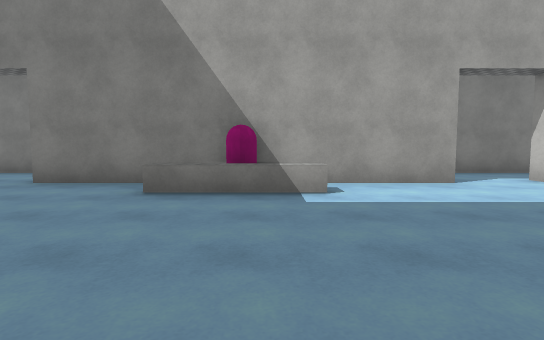
[1] (above)

24 first-person views from a walk through a scene from a Unity 3-D project. The camera is 1.2 m above the floor, tilts 4° down and sees 85° across. The floor is counted in squares, 2 m on a side. Each view is taken from the middle of a square. On the plan, view 1 faces up. The plan holds only what a view shows up to about 9 squares ahead; the rest is blank. The place goes on beyond the plan. The player character is not drawn. Surface patterns are stand-ins for the level's own textures.

[2]
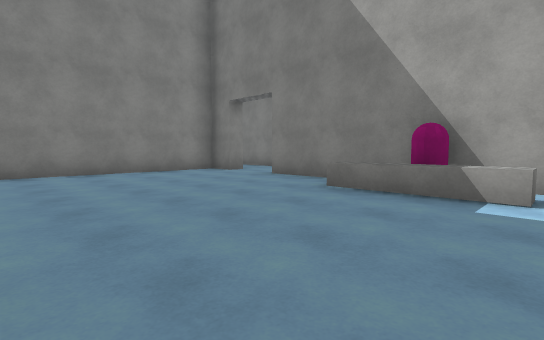

[3]
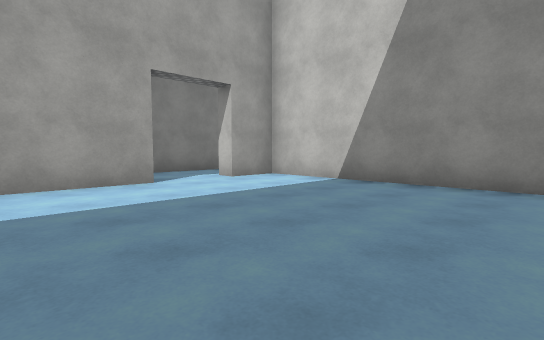

[4]
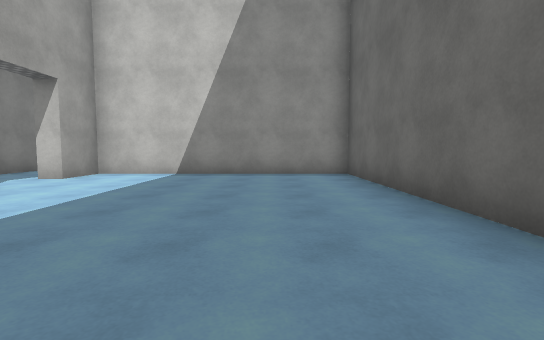

[5]
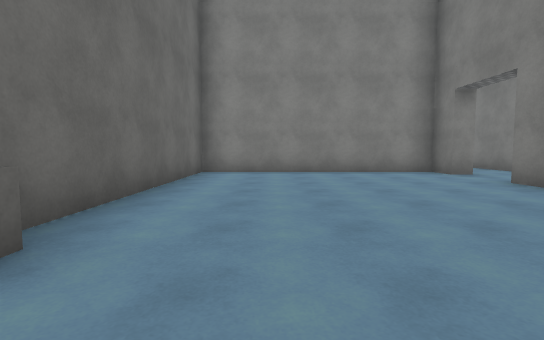

[6]
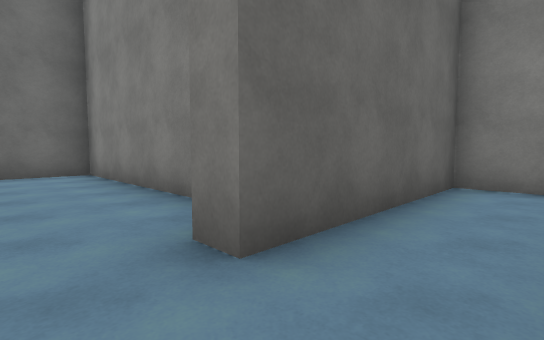

[7]
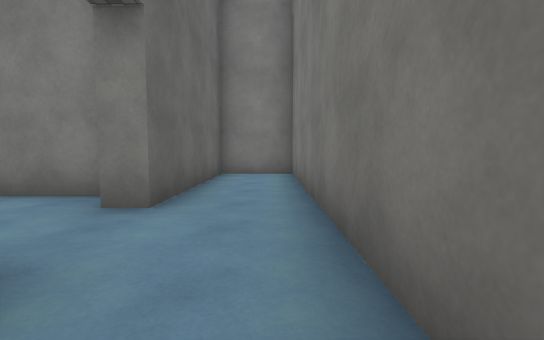

[8]
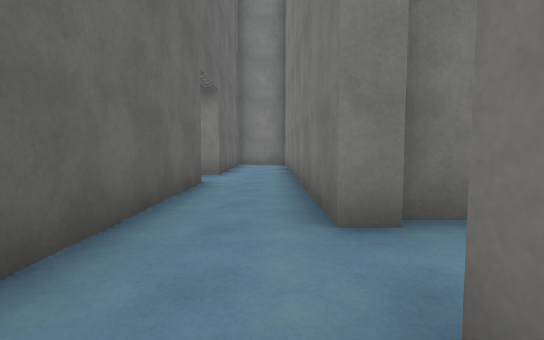

[9]
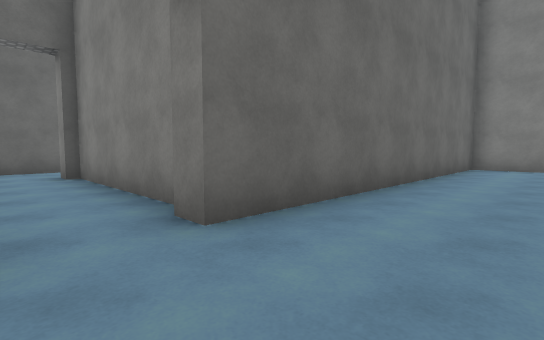

[10]
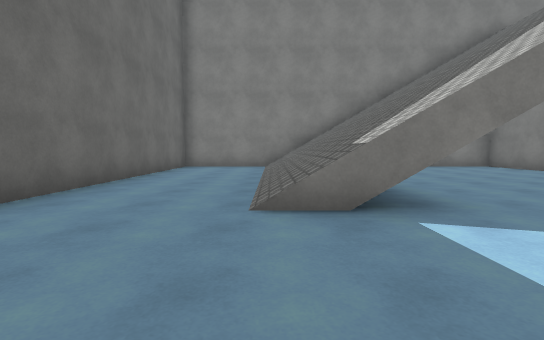

[11]
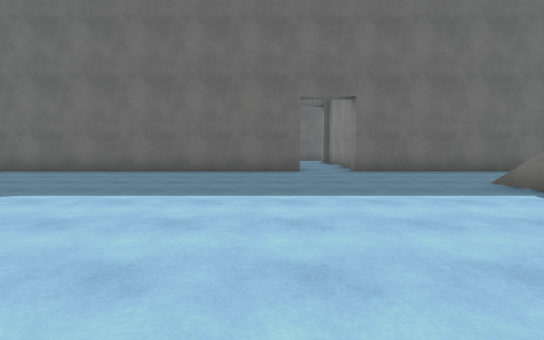

[12]
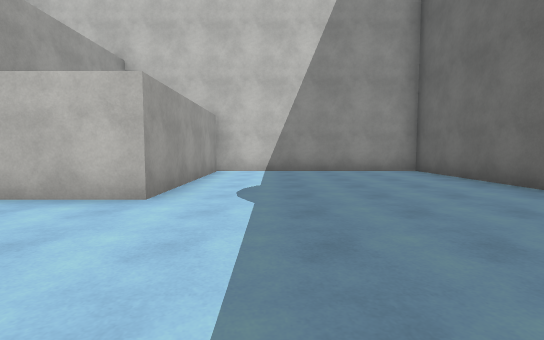

[13]
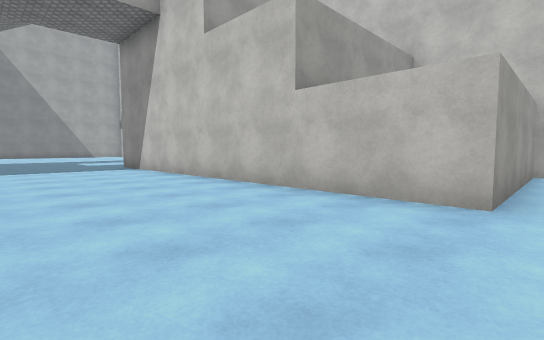

[14]
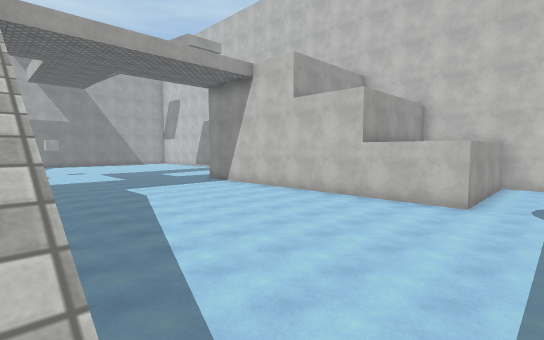

[15]
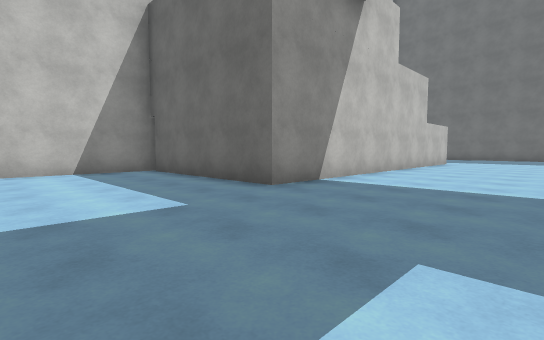

[16]
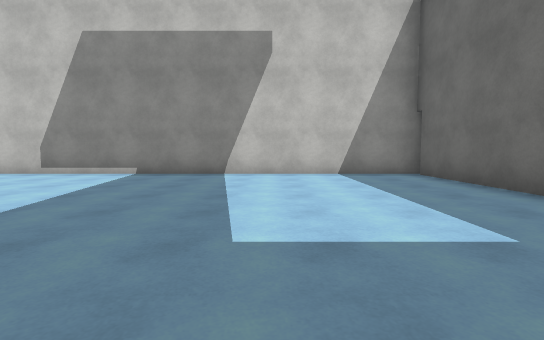

[17]
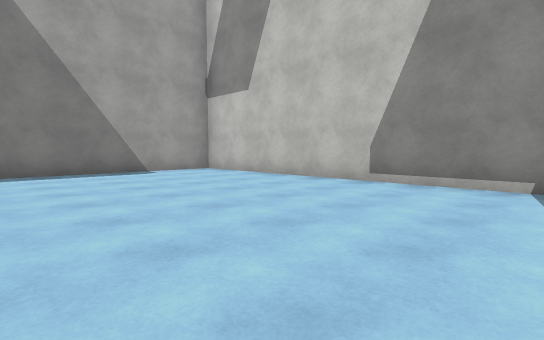

[18]
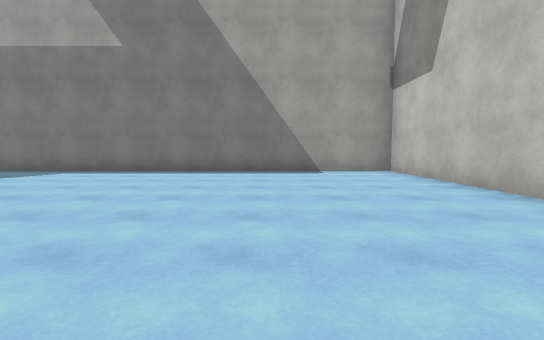

[19]
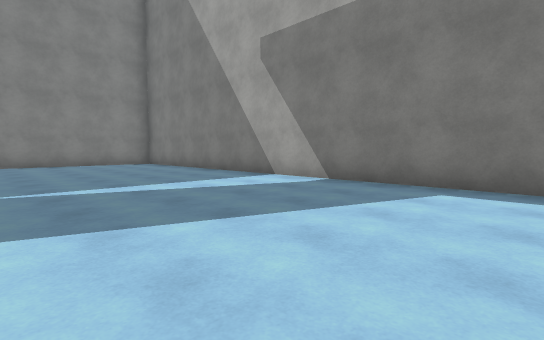

[20]
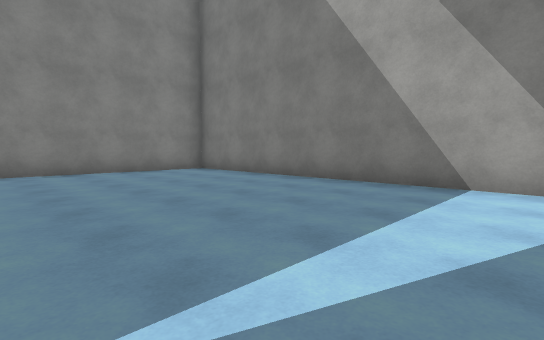

[21]
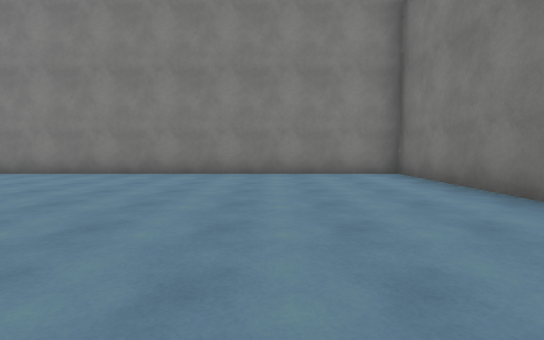

[22]
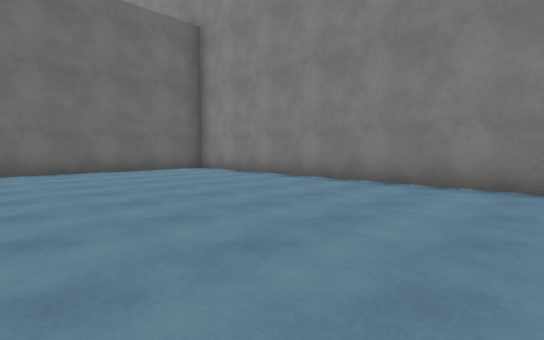

[23]
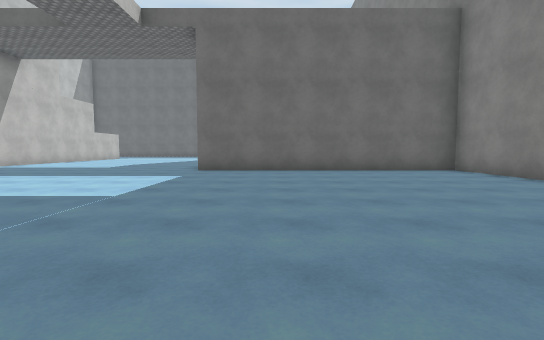

[24]
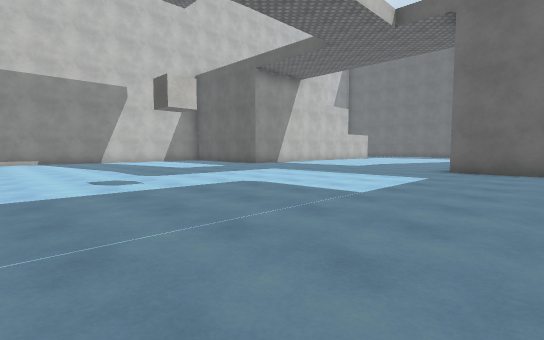

### Floor plan
Key: @ floor where view 1 was taken; # wall or solid block; . floor; / step, stairs or slope; ^ raised ledge; C pink capsule; U cube.
Columns run from 11 left of view 1 to 10 right of it. Each row starts with its distance up from view 1.
 43 ######################
 42 #....................#
 41 #....................#
 40 #....................#
 39 #....................#
 38 #....................#
 37 #....................#
 36 #....................#
 35 #....................#
 34 #....................#
 33 #....................#
 32 #....................#
 31 #....................#
 30 #....................#
 29 #....................#
 28 #########.......######
 27          .......#
 26          .......#
 25          .......#
 24   ##     .......#
 23   ...    .......#
 22   ....   .......#
 21   .....  .......#
 20    ..... .......#
 19     ............######
 18   ///////............#
 17   ///////............#
 16   ///////............#
 15 # ...................#
 14 #....................#
 13 ##########..##########
 12          #..
 11          #..
 10          #..
  9          #..
  8 ##########..#  ####
  7 #............  ....
  6 #......########.###
  5 ######.....C......#
  4     #.....^^......#
  3     #.............#
  2     #.............#
  1     #.............#
  0     #......@......#
 -1     ######UU#######

Where each view was taken, in squares from view 1:
view 1: 0 up, 0 right, facing up
view 2: 0 up, 1 right, facing up-left
view 3: 0 up, 1 right, facing up-right
view 4: 1 up, 1 left, facing right
view 5: 1 up, 1 right, facing left
view 6: 7 up, 5 left, facing down-left
view 7: 7 up, 3 left, facing left
view 8: 7 up, 1 right, facing left
view 9: 15 up, 0 right, facing down-left
view 10: 16 up, 0 right, facing left
view 11: 21 up, 1 right, facing down
view 12: 17 up, 1 right, facing right
view 13: 18 up, 1 right, facing up-right
view 14: 17 up, 3 left, facing up-right
view 15: 32 up, 1 right, facing down-right
view 16: 32 up, 2 right, facing right
view 17: 35 up, 4 right, facing up-right
view 18: 35 up, 6 right, facing up
view 19: 38 up, 2 right, facing up-left
view 20: 38 up, 2 left, facing up-left
view 21: 40 up, 3 left, facing left
view 22: 37 up, 5 left, facing down-left
view 23: 37 up, 5 left, facing down
view 24: 37 up, 5 left, facing down-right
